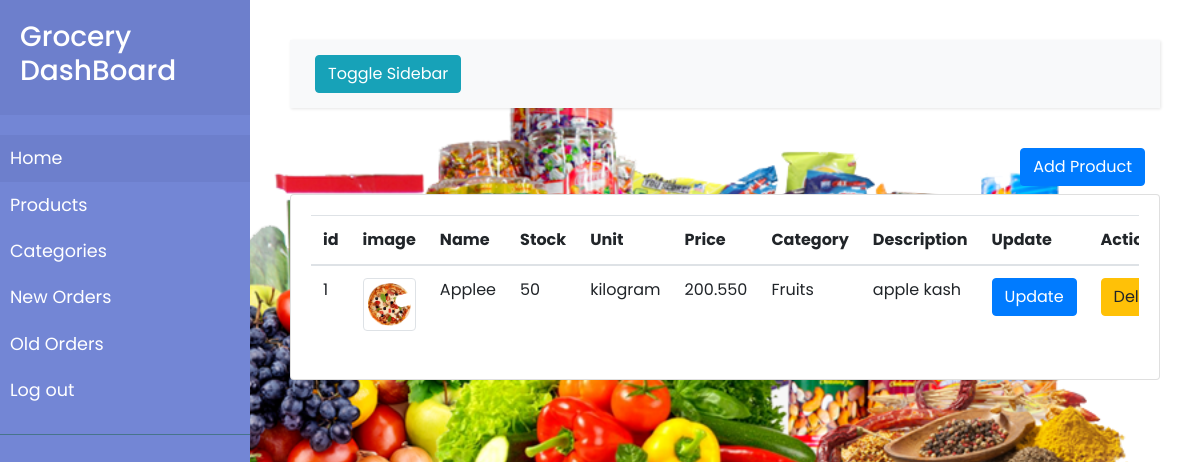
/products (signed in), run on the app's committed database.
### app/models.py (models this page shows, shortened)
class Product(db.Model):
  __tablename__ = "products"
  id = db.Column(db.Integer, primary_key=True)
  product_name =  db.Column(db.String(128), unique=True, nullable=False)
  product_description = db.Column(db.String(255), nullable=False)
  price_per_unit = db.Column(db.Numeric(10,3),nullable=False)
  product_image = db.Column(db.String(256),nullable=False)
  product_type_id = db.Column(db.Integer,db.ForeignKey('product_type.id'), nullable=False)
  unit_id = db.Column(db.Integer, db.ForeignKey('units.id'), nullable=False)
  stock_details = db.relationship('Stock', cascade="all,delete", backref='stock_details', lazy=True)
  ordered_items = db.relationship('OrderedItem',cascade="all,delete", backref='ordered_items', lazy=True)

class Stock(db.Model):
  __tablename__ = "stock"
  product_id = db.Column(db.Integer, db.ForeignKey('products.id'), primary_key=True)
  in_stock = db.Column(db.Integer,nullable=False)
  last_update_time = db.Column(db.DateTime,unique=True ,nullable=False,default=datetime.utcnow)

class Unit(db.Model):
  __tablename__ = "units"
  id = db.Column(db.Integer, primary_key=True)
  unit_name =  db.Column(db.String(64), unique=True, nullable=False)
  unit_short =  db.Column(db.String(8), unique=True, nullable=True)
  ref_products = db.relationship('Product',backref='unit_items', lazy=True)

class ProductType(db.Model):
  __tablename__ = "product_type"
  id = db.Column(db.Integer, primary_key=True)
  type_name =  db.Column(db.String(64), unique=True, nullable=False)
  ref_products = db.relationship('Product', backref='product_items', lazy=True)

### app/main/views.py (the view, shortened to what this page needs)
@main.route('/products', methods=['GET', 'POST'])
@login_required
def products():
  add_form = AddProduct()
  update_form = UpdateProduct()
  delete_form = DeleteProduct()
  add_form.unit_id.choices = [(unit.id, unit.unit_name) for unit in Unit.query.all()]
  add_form.product_type_id.choices = [(category.id, category.type_name) for category in ProductType.query.all()]
  update_form.unit_id.choices = [(unit.id, unit.unit_name) for unit in Unit.query.all()]
  update_form.product_type_id.choices = [(category.id, category.type_name) for category in ProductType.query.all()]
  products = Product.query.all()
  return render_template('products.html',products = products,add_form=add_form,update_form= update_form, delete_form= delete_form)

### app/models.py (called while the page is built)
@login_manager.user_loader
def load_user(user_id):
    return Admin.query.get(int(user_id))

### app/templates/products.html (shortened to what this page needs)
{% extends "dashboard_base.html" %}
{% import "bootstrap/wtf.html" as wtf %}
{% block  content%}
<div class="container-fluid mb-2 text-right">
  <button type="button" class="btn btn-primary " data-toggle="modal" data-target="#add_model" >Add Product</button>
</div>
<div class="card">
  <div class="card-body">
    <div class="table-responsive">
      <table class="table product_table">
        <thead>
          <tr>
            <th scope="col">id</th>
            <th scope="col">image</th>
            <th scope="col">Name</th>
            <th scope="col">Stock</th>
            <th scope="col">Unit</th>
            <th scope="col">Price</th>
            <th scope="col">Category</th>
            <th scope="col">Description</th>
            <th scope="col">Update</th>
            <th scope="col">Action</th>
          </tr>
        </thead>
        <tbody>
          {% for product in products %}
            <tr>
              <td scope="row" name="id">{{product.id}}</td>
              <td > <img src="{{url_for('static',filename='product_images',_external=True)}}/{{product.product_image}}" class=" img-fluid rounded img-thumbnail" style="width: 100px;" alt="Cinque Terre"></td>
              <td>{{product.product_name}}</td>
              <td>{{product.stock_details[0].in_stock}}</td>
              <td name='{{product.unit_id}}'>{{product.unit_items.unit_name}}</td>
              <td >{{product.price_per_unit}}</td>
              <td name='{{product.product_type_id}}'>{{product.product_items.type_name}}</td>
              <td>{{product.product_description }}</td>
              <td><button type="button" class="btn btn-primary update_button" data-toggle="modal" data-target="#update_model" >Update</button></td>
              <td><button type="button" class="btn btn-warning delete_button" data-toggle="modal" data-target="#delete_model" >Delete</button></td>
            </tr>
          {% endfor %}
        </tbody>
      </table>
    </div>
  </div>
</div>
{% endblock %}

### app/static/dashboard_style.css (style rules this page uses)
body { font-family: 'Poppins', sans-serif; background-image: url("./background_images/main_bg.png"); -webkit-background-size: cover; -moz-background-size: cover; -o-background-size: cover; background-size: cover; }

### data on the page
Product: id "1", product_image (picture), product_name "Applee", in_stock "50", unit_items.unit_name "kilogram", price_per_unit "200.550", product_items.type_name "Fruits", product_description "apple kash"
